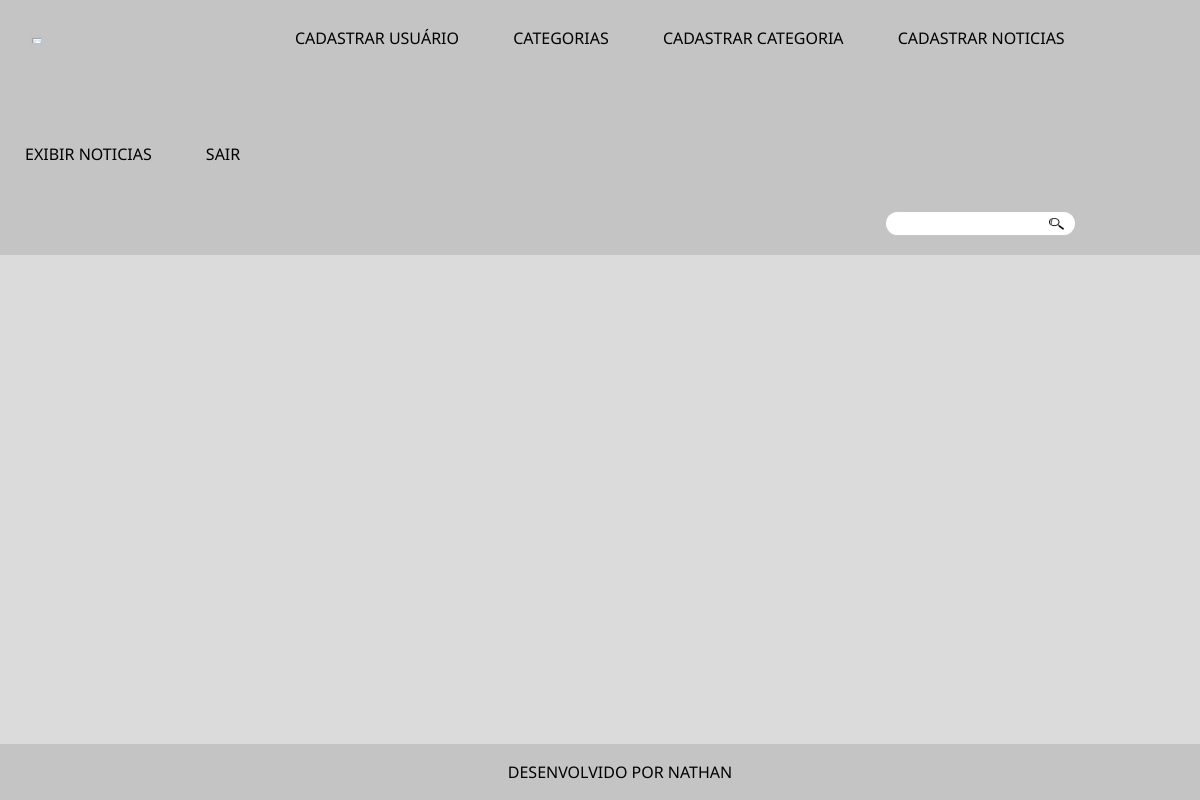
/index.php?busca=sensores no Android, run on an earlier commit of the app's database.
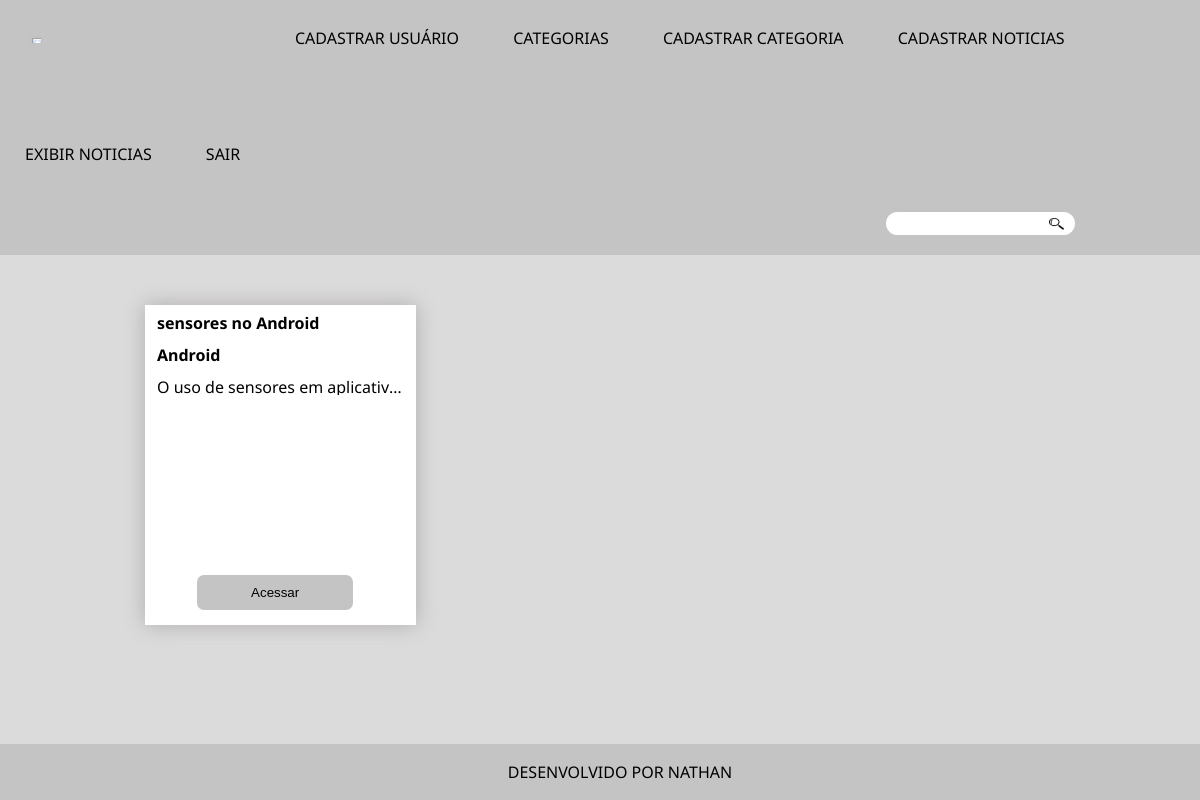
And on a later commit of the database.
### tables this page shows
CREATE TABLE `noticias` (
  `id` int(11) NOT NULL AUTO_INCREMENT,
  `id_categoria` int(11) DEFAULT NULL,
  `titulo` varchar(150) NOT NULL,
  `conteudo` text NOT NULL,
  `data_publicacao` date DEFAULT NULL,
  PRIMARY KEY (`id`),
  KEY `id_categoria` (`id_categoria`),
  CONSTRAINT `noticias_ibfk_1` FOREIGN KEY (`id_categoria`) REFERENCES `categorias` (`id`)
);

CREATE TABLE `categorias` (
  `id` int(11) NOT NULL AUTO_INCREMENT,
  `nome` varchar(100) NOT NULL,
  PRIMARY KEY (`id`),
  UNIQUE KEY `nome` (`nome`)
);

### src/repositorio/RepositorioNoticias.php (called while the page is built, shortened)
<?php
class RepositorioNoticias
{
    private PDO $conexao;
    public function __construct(PDO $conexao)
    {
        $this->conexao = $conexao;
    }
    private function hidratarListaNoticias($consulta): array
    {
        $listaDadosNoticias = $consulta->fetchAll(PDO::FETCH_ASSOC);
        $listaNoticias = [];
        foreach ($listaDadosNoticias as $dadosNoticia) {
            $listaNoticias[] = new \Noticia(
                $dadosNoticia['id'],
                new \Categoria($dadosNoticia['id_da_categoria'], $dadosNoticia['categoria']),
                $dadosNoticia['titulo'],
                $dadosNoticia['conteudo'],
                $dadosNoticia['data_publicacao']
            );
        }
        return $listaNoticias;
    }
    public function pesquisarNoticia($palavra): array
    {
        $palavra = '%' . $palavra . '%';
        $sql = "SELECT noticias.id, categorias.id AS id_da_categoria, categorias.nome AS categoria, noticias.titulo, noticias.conteudo, noticias.data_publicacao
        FROM noticias JOIN categorias ON noticias.id_categoria = categorias.id WHERE noticias.titulo LIKE :palavra OR  categorias.nome LIKE :palavra;";
        $consulta = $this->conexao->prepare($sql);
        $consulta->bindValue(':palavra', $palavra);
        $consulta->bindValue(':palavra', $palavra);
        $consulta->execute();
        return $this->hidratarListaNoticias($consulta);
    }
}

### src/dominio/modelo/Categoria.php (called while the page is built, shortened)
<?php
class Categoria
{
    private $categoria;
    public function __construct(?int $id, string $categoria)
    {
        $this->categoria = $this->limpar($categoria);
    }
    public function categoria(): string
    {
        return $this->categoria;
    }
    private function limpar($categoria)
    {
        $categoria = trim($categoria);
        $categoria = stripcslashes($categoria);
        $categoria = htmlspecialchars($categoria);
        return $categoria;
    }
}

### src/dominio/modelo/Noticia.php (called while the page is built, shortened)
<?php
class Noticia
{
    private $id;
    private $categoria;
    private $titulo;
    private $conteudo;
    public function __construct(?int $id, Categoria $categoria, string $titulo, string $conteudo, ?string $dataPublicacao)
    {
        $this->id = $id;
        $this->categoria = $categoria;
        $this->titulo = $this->limpar($titulo);
        $this->conteudo = $this->limpar($conteudo);
    }
    public function id(): ?int
    {
        return $this->id;
    }
    public function titulo(): string
    {
        return $this->titulo;
    }
    public function conteudo(): string
    {
        return $this->conteudo;
    }
    public function categoria(): string
    {
        return $this->categoria->categoria();
    }
    private function limpar($noticia)
    {
        $noticia = trim($noticia);
        $noticia = htmlspecialchars($noticia);
        return $noticia;
    }
}

### index.php (the view, shortened to what this page needs)
<?php
require_once 'src/dominio/modelo/Noticia.php';
require_once 'src/dominio/modelo/Categoria.php';
require_once 'src/repositorio/RepositorioNoticias.php';
$conexao = Conexao::criarConexao();
$repositorioNoticias = new RepositorioNoticias($conexao);
if (isset($_GET['busca']) and $_GET['busca'] != '') {
    $noticias = $repositorioNoticias->pesquisarNoticia($_GET['busca']);
} else {
    $noticias = $repositorioNoticias->todasAsNoticias();
}
?>
<!DOCTYPE html>
<html lang="pt-br">
<head>
    <link rel="stylesheet" href="reset.css">
    <link rel="stylesheet" href="style.css">
</head>
    <main>
        <?php foreach ($noticias as $noticia) : ?>
            <section class="caixa-noticia">
                <h2><?php echo $noticia->titulo(); ?></h2>
                <h3><?php echo $noticia->categoria(); ?></h3>
                <p>
                    <?php echo $noticia->conteudo(); ?>
                </p>
                <div class="botao-caixa">
                    <button><a href="noticia.php?id=<?php echo $noticia->id(); ?>" class="butao-noticia">Acessar</a></button>
                </div>
            </section>
        <?php endforeach ?>
    </main>

What changed in the data, as far as the page shows it:
added noticias: titulo "sensores no Android", id_categoria.nome "Android", conteudo "O uso de sensores em aplicativ…"
